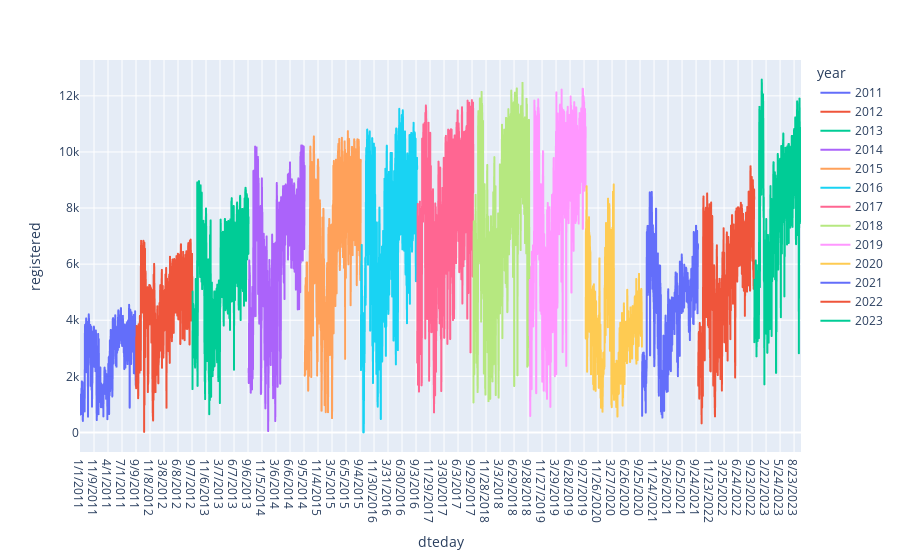

The cell this chart's notebook holds for it:
### Code cell
df1 = df.groupby("dteday")[["registered","casual",]].agg("sum").reset_index()
df1[['day', 'month', 'year']] = df1["dteday"].str.split("/", expand=True).astype(int)
df1
fig = px.line(
    df1,
    x="dteday",
    y="registered",
    color="year"
)
fig.show()

### Figure 1 — Plotly figure (JSON) as saved in the notebook; plotly's stock layout.template omitted (floating-point values rounded to 4 significant figures; data arrays with more than 128 entries replaced by an {"elided": "..."} marker saying what was removed)
{"data": [{"hovertemplate": "year=2011<br>dteday=%{x}<br>registered=%{y}<extra></extra>", "legendgroup": "2011", "line": {"color": "#636efa", "dash": "solid"}, "marker": {"symbol": "circle"}, "mode": "lines", "name": "2011", "showlegend": true, "type": "scattergl", "x": {"elided": "365 str values"}, "xaxis": "x", "y": {"elided": "365 int values"}, "yaxis": "y"}, {"hovertemplate": "year=2012<br>dteday=%{x}<br>registered=%{y}<extra></extra>", "legendgroup": "2012", "line": {"color": "#EF553B", "dash": "solid"}, "marker": {"symbol": "circle"}, "mode": "lines", "name": "2012", "showlegend": true, "type": "scattergl", "x": {"elided": "366 str values"}, "xaxis": "x", "y": {"elided": "366 int values"}, "yaxis": "y"}, {"hovertemplate": "year=2013<br>dteday=%{x}<br>registered=%{y}<extra></extra>", "legendgroup": "2013", "line": {"color": "#00cc96", "dash": "solid"}, "marker": {"symbol": "circle"}, "mode": "lines", "name": "2013", "showlegend": true, "type": "scattergl", "x": {"elided": "365 str values"}, "xaxis": "x", "y": {"elided": "365 int values"}, "yaxis": "y"}, {"hovertemplate": "year=2014<br>dteday=%{x}<br>registered=%{y}<extra></extra>", "legendgroup": "2014", "line": {"color": "#ab63fa", "dash": "solid"}, "marker": {"symbol": "circle"}, "mode": "lines", "name": "2014", "showlegend": true, "type": "scattergl", "x": {"elided": "365 str values"}, "xaxis": "x", "y": {"elided": "365 int values"}, "yaxis": "y"}, {"hovertemplate": "year=2015<br>dteday=%{x}<br>registered=%{y}<extra></extra>", "legendgroup": "2015", "line": {"color": "#FFA15A", "dash": "solid"}, "marker": {"symbol": "circle"}, "mode": "lines", "name": "2015", "showlegend": true, "type": "scattergl", "x": {"elided": "365 str values"}, "xaxis": "x", "y": {"elided": "365 int values"}, "yaxis": "y"}, {"hovertemplate": "year=2016<br>dteday=%{x}<br>registered=%{y}<extra></extra>", "legendgroup": "2016", "line": {"color": "#19d3f3", "dash": "solid"}, "marker": {"symbol": "circle"}, "mode": "lines", "name": "2016", "showlegend": true, "type": "scattergl", "x": {"elided": "366 str values"}, "xaxis": "x", "y": {"elided": "366 int values"}, "yaxis": "y"}, {"hovertemplate": "year=2017<br>dteday=%{x}<br>registered=%{y}<extra></extra>", "legendgroup": "2017", "line": {"color": "#FF6692", "dash": "solid"}, "marker": {"symbol": "circle"}, "mode": "lines", "name": "2017", "showlegend": true, "type": "scattergl", "x": {"elided": "365 str values"}, "xaxis": "x", "y": {"elided": "365 int values"}, "yaxis": "y"}, {"hovertemplate": "year=2018<br>dteday=%{x}<br>registered=%{y}<extra></extra>", "legendgroup": "2018", "line": {"color": "#B6E880", "dash": "solid"}, "marker": {"symbol": "circle"}, "mode": "lines", "name": "2018", "showlegend": true, "type": "scattergl", "x": {"elided": "365 str values"}, "xaxis": "x", "y": {"elided": "365 int values"}, "yaxis": "y"}, {"hovertemplate": "year=2019<br>dteday=%{x}<br>registered=%{y}<extra></extra>", "legendgroup": "2019", "line": {"color": "#FF97FF", "dash": "solid"}, "marker": {"symbol": "circle"}, "mode": "lines", "name": "2019", "showlegend": true, "type": "scattergl", "x": {"elided": "365 str values"}, "xaxis": "x", "y": {"elided": "365 int values"}, "yaxis": "y"}, {"hovertemplate": "year=2020<br>dteday=%{x}<br>registered=%{y}<extra></extra>", "legendgroup": "2020", "line": {"color": "#FECB52", "dash": "solid"}, "marker": {"symbol": "circle"}, "mode": "lines", "name": "2020", "showlegend": true, "type": "scattergl", "x": {"elided": "366 str values"}, "xaxis": "x", "y": {"elided": "366 int values"}, "yaxis": "y"}, {"hovertemplate": "year=2021<br>dteday=%{x}<br>registered=%{y}<extra></extra>", "legendgroup": "2021", "line": {"color": "#636efa", "dash": "solid"}, "marker": {"symbol": "circle"}, "mode": "lines", "name": "2021", "showlegend": true, "type": "scattergl", "x": {"elided": "365 str values"}, "xaxis": "x", "y": {"elided": "365 int values"}, "yaxis": "y"}, {"hovertemplate": "year=2022<br>dteday=%{x}<br>registered=%{y}<extra></extra>", "legendgroup": "2022", "line": {"color": "#EF553B", "dash": "solid"}, "marker": {"symbol": "circle"}, "mode": "lines", "name": "2022", "showlegend": true, "type": "scattergl", "x": {"elided": "365 str values"}, "xaxis": "x", "y": {"elided": "365 int values"}, "yaxis": "y"}, {"hovertemplate": "year=2023<br>dteday=%{x}<br>registered=%{y}<extra></extra>", "legendgroup": "2023", "line": {"color": "#00cc96", "dash": "solid"}, "marker": {"symbol": "circle"}, "mode": "lines", "name": "2023", "showlegend": true, "type": "scattergl", "x": {"elided": "304 str values"}, "xaxis": "x", "y": {"elided": "304 int values"}, "yaxis": "y"}], "layout": {"legend": {"title": {"text": "year"}, "tracegroupgap": 0}, "margin": {"t": 60}, "xaxis": {"anchor": "y", "domain": [0, 1], "title": {"text": "dteday"}}, "yaxis": {"anchor": "x", "domain": [0, 1], "title": {"text": "registered"}}}}
